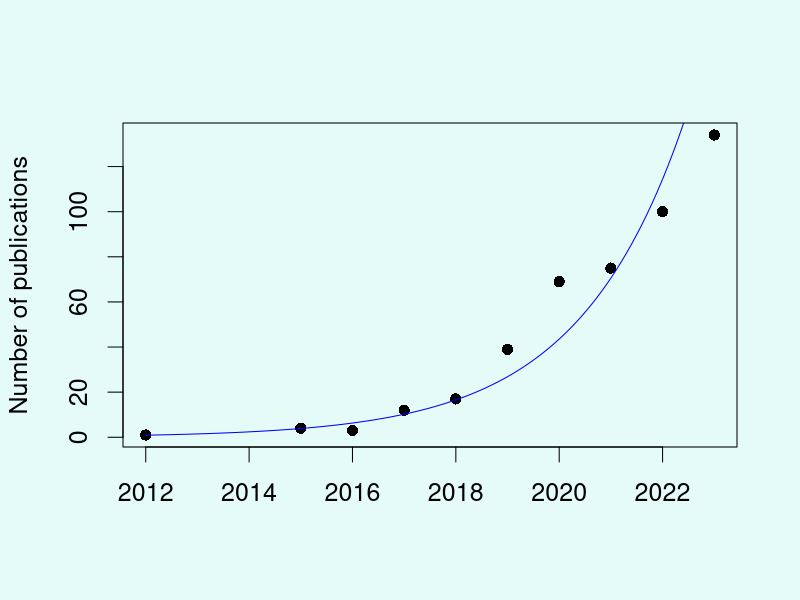

The R source for this figure: (Note: this script raises an error after producing the figure.)
## ---- chunk 1
year <- c(2012, 2015:2023) 
apps <- c(1, 4, 3, 12, 17, 39, 69, 75, 100, 134)
mod <- lm(log(apps) ~ year)

par(cex = 1.5, bg = '#e4fbf8')
plot(year, apps, pch = 16, xlab = '', ylab = 'Number of publications')
lines(seq(2012, 2023, 0.1), exp(predict(mod, data.frame(year = seq(2012, 2023, 0.1)))), col = 'blue')

## ---- chunk 2
br()
numericInput("number", "Enter a number", value = 5)
textOutput("answer")
## ---- chunk 3
#| context: server
output$answer <- renderText(input$number * 10)
## ---- chunk 4

modules <- data.frame(
"component" = c("load", "load", "plot", "plot"),
"long_component" = c("Load data", "Load data", "Plot data", "Plot data"),
"module" = c("user", "database", "histogram", "scatter"),
"long_module" = c("Upload your own data", "Query a database to obtain data", 
                  "Plot the data as a histogram", "Plot the data as a scatterplot"),
"map" = c(TRUE, TRUE, FALSE, FALSE),
"result" = c(FALSE, FALSE, TRUE, TRUE),
"rmd" = c(TRUE, TRUE, TRUE, TRUE),
"save" = c(TRUE, TRUE, TRUE, TRUE),
"async" = c(TRUE, TRUE, TRUE, TRUE))

## ---- chunk 5
knitr::kable(modules,format = "html")
